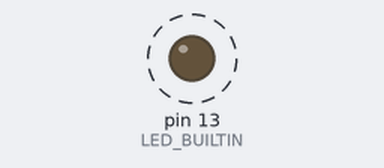
A sketch run on a simulated Arduino Uno, built with avr-gcc and run on an emulated ATmega328P. On the bench: output pins drawn as LEDs (lit = HIGH). Dashed ring = blinking. What the sketch prints to the serial monitor is not drawn.

Above: at 0.5 s.
Timing chart, 0 to 3.0 s (numbered marks = the images above):
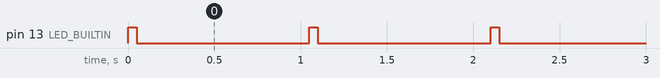

The sketch:

test_due.ino
```cpp
void setup() {
  // put your setup code here, to run once:
  pinMode(LED_BUILTIN, OUTPUT);
  Serial.begin(9600);
}

void loop() {
  // put your main code here, to run repeatedly:
  digitalWrite(LED_BUILTIN, HIGH);
  delay(50);
  Serial.println("Hello World");
  digitalWrite(LED_BUILTIN, LOW);
  delay(1000);
}
```

Measured:
- by itself, pin 13 (LED_BUILTIN): alternates HIGH for 0.05 s and LOW for 1.0 s
